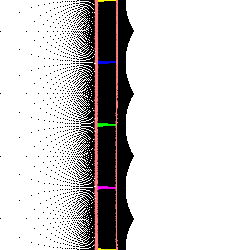
#> input picture pics_for_code/circle_log.png, 250 x 250 px, found by its file name
$ python deform_lck.py
#> lines starting #> are read from the running program, lines starting #| are printed output that depends on the picture
import numpy as np
import cv2
from PIL import Image
import logging
import matplotlib.pyplot as plt

# http://www.ams.org/notices/200304/fea-escher.pdf
#Math explained on min 20 here: https://www.youtube.com/watch?v=clQA6WhwCeA

#Interpolation and polar/ cart functions

deformation_scale = 256 #TODO: for Dmytro, this can be changed


#This one is not used
def pol2cart(rho, phi):
    x = rho * np.cos(phi)
    y = rho * np.sin(phi)
    return(x, y)

#Here I am showing that the lambda functions I've stole from Stack Overflow are just versions of simple trig functions. With the benefit that they allow matrix operations in one go.
#https://stackoverflow.com/questions/2164570/reprojecting-polar-to-cartesian-grid
#https://stackoverflow.com/questions/20924085/python-conversion-between-coordinates
#r = np.sqrt(x**2 + y**2)
#th = np.arctan2(y, x)
polar2z = lambda r,theta: r * np.exp( 1j * theta )
z2polar = lambda z: (abs(z), np.angle(z)) #awful rounding error from Python that complicates matters

#these are openCV functions I've tried with the hope of gettign better results but the 'theta' is expressed in different units - > so these are to ignore and erase.
#https://programmer.group/reading-notes-opencv-polar-coordinate-transformation.html
#r2, theta2 = cv2.cartToPolar(x, y, angleInDegrees=True)
#x, y = cv2.polarToCart(r1, theta, angleInDegrees=True) #theta is expressed in different units, see documentation

def escher_deformation(x,y):
    '''
    Takes Cartesian coordinates, converts into polar, applies transform and returns cartesian outputs
    '''

    #FROM CARTESIAN TO COMPLEX
    Z = x+ y * 1j # this is the same as:  Z = r*np.exp(1j*th) #awful rounding error that complicates matters
    #r, th = z2polar(Z)  #complex in exponential representation -not used as it gives rounding errors

    #APPLY LOG TO THE COMPLEX PLANE
    #Z = np.log(r) + th * 1j #Log of complex nbr represented in exp form - small rounding errors on this one
    lnz = np.log(Z) # 1 line!

    #APPLY ESCHER TRANSFORM
    sn = 1 - (np.log(deformation_scale) * 1j * (1 / (2 * np.pi)))  #1- log(256)i/2.PI #TODO: Dmytro to change

    #Rotation
    lnz_sn = lnz * sn
    #Exponentiation
    '''
    This is just a test of the exp function, just to make sure that Python was doing the right thing. It can be deleted.
    Z = Z.flatten()  # converts to 1D (to apply the Exp operation)
    Z = np.power(np.e, Z)
    ez = Z.reshape(x.shape)  # converts back to 2D
    '''
    ez = np.exp(lnz_sn)
    #ez = np.exp(Z) #TODO: The exponentiation is now working well, if I input the Log, I don't get back the circle
    #TODO: see if it's a display/mapping issue or why the exp is not working
    #TODO: oddly enough, it's just the exp that is not working!

    #DISPLAY - choose one to see output #TODO: JIM if you change this, you get the 3 steps
    #transform = lnz    #displays the log in the complex plane
    #transform = lnz_sn #displays the translated
    transform = ez       #displays the final exponential

    #OBS: if you do: transform = np.exp(lnz) you get back to the original picture, so this code is correct!

    #Back to Cartesians for display
    Xnew = np.real(transform)
    Ynew = np.imag(transform)

    return Xnew, Ynew


def create_X_new_and_Y_new(x, y, row, col):
    #TODO: Ask Jim what is going on here - this is for display but I am too dumb to understand the logic
    Xnew = (x / np.max(np.abs(x)) + 1) * col / 2
    Ynew = (y / np.max(np.abs(y)) + 1) * row / 2
    Xnew = np.clip(Xnew, 0, col - 1)
    Ynew = np.clip(Ynew, 0, row - 1)
    Xnew = np.floor(Xnew).astype(int)
    Ynew = np.floor(Ynew).astype(int)
    return Xnew, Ynew

def create_total_image_after_mapping(Xnew, Ynew, image):
    #TODO: JIM, this can be enhanced with your function, this is a dumb down version
        '''
        #Projects pixels of an image to the new coordinates
        :param Xnew: Xreal
        :param Ynew: Y-imaginary
        :return: Projected image
        '''
        row = image.shape[0]
        col = image.shape[1]
        new_img = np.zeros([row, col, 3], dtype=np.uint8) #TODO: this is for the 3 repetitions that I haven't coded
        new_img.fill(255) #white background
        #From old cartesian plane to new transformed plane
        for i in range(row):
            for j in range(col):
                new_img[Ynew[i][j], Xnew[i][j]] = image[i % col][j]#i % col #prevents loop from overlfowing
        return new_img


def main():

    inFile  = 'images/circle_log.png'
    outFile = 'images/circle_log_exp.png'

    #READ IMAGE
    src = np.array(cv2.imread(inFile))  # #TODO: Jim, this one reads JPG and PNG
#> src is the input picture: shape (250, 250, 3); mean B, G, R 208.4, 208.4, 210.8
    #src = np.stack([src[:m, :]] * 3, axis=2)  #stacking into 3RGB channels  #TODO: this was was giving me errors with different images, I am too lazy to improve it


    #CREATE CARTESIAN PLANE
    row, col = src.shape[0], src.shape[1]
#> row = 250; col = 250
    vec1 = np.linspace(-1, 1, num=row, endpoint=True)
#> vec1 = 250 values from -1 to 1
    vec2 = np.linspace(-1, 1, num=col, endpoint=True)
#> vec2 = 250 values from -1 to 1
    x,y = np.meshgrid(vec2, vec1)


    #APPLY DEFORMATION to the cartesian plane
    x, y = escher_deformation(x,y )


    #MAP IMAGE TO THE NEW CARTESIAN PLANE
    #TODO: Jim, no idea whatehell is this, prolly to go from -1,1 to Cartesian, need to review
    x, y = create_X_new_and_Y_new(x,y, row, col) #creates new plane, nto sure why, Jim knows
    img = create_total_image_after_mapping(x, y, src) #maps image to plane
#> in create_total_image_after_mapping, `new_img.fill(255)`: new_img: shape (250, 250, 3); every value is 255
#> after the loop in create_total_image_after_mapping, `for i in range(row):`:
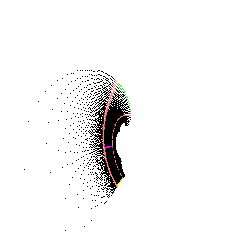
#> new_img: shape (250, 250, 3); mean of channels 0, 1, 2 245, 245, 245.5; drawn as B, G, R
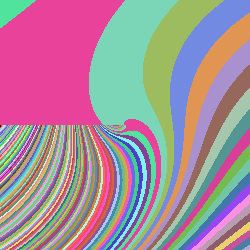
#> x: shape (250, 250) int64; 145 distinct labels, from 0 to 144; one colour per label, 0 black
    # out = cv2.remap(src, x, y, interpolation=cv2.INTER_CUBIC) #TODO: Jim's better solution,but I am too clumsy to make it work

    #Saves
    cv2.imwrite(outFile, img)


    #Tells me that it's done
    logging.warning('DONE')
    #Display
    cv2.imshow("transform", img)
    cv2.waitKey(0)
    cv2.destroyAllWindows()


if __name__ == "__main__":
    main()

$ run again, with pics_for_code/chapman_deform2.png copied over pics_for_code/circle_log.png
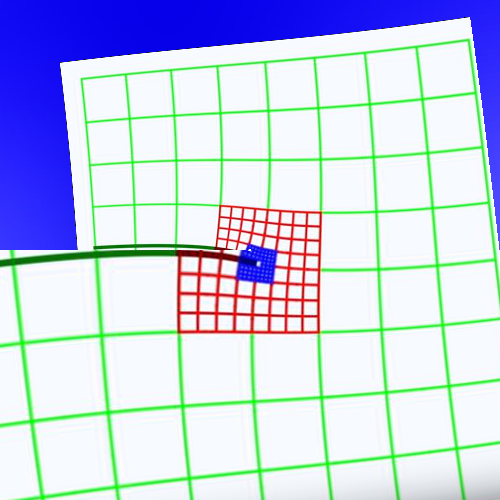
#> input picture pics_for_code/chapman_deform2.png, 500 x 500 px, found by its file name
#> in main, src is the input picture: shape (500, 500, 3); mean B, G, R 231.2, 206.9, 195.6
#> after the loop in create_total_image_after_mapping, `for i in range(row):`:
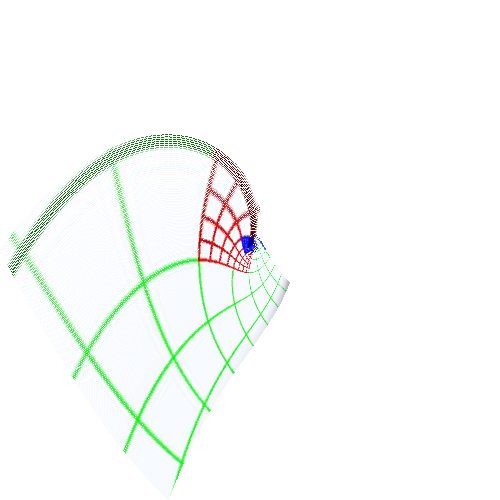
#> new_img: shape (500, 500, 3); mean of channels 0, 1, 2 249.2, 251.5, 248.9; drawn as B, G, R
#> in main, `img = create_total_image_after_mapping(x, y, src)`:
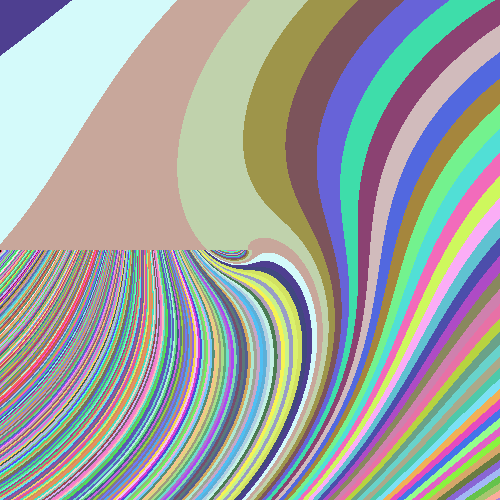
#> x: shape (500, 500) int64; 290 distinct labels, from 0 to 289; one colour per label, 0 black

$ run again, with pics_for_code/chapman_deformLog.png copied over pics_for_code/circle_log.png
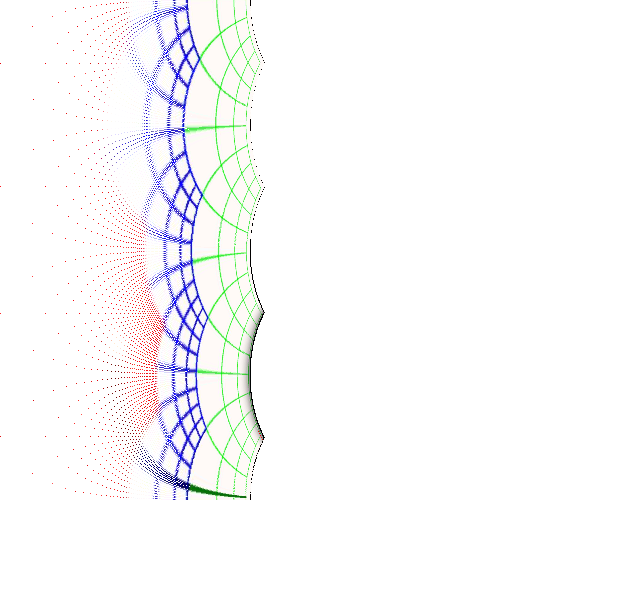
#> input picture pics_for_code/chapman_deformLog.png, 634 x 616 px, found by its file name
#> in main, src is the input picture: shape (616, 634, 3); mean B, G, R 250.9, 250, 250.1
#> after the loop in create_total_image_after_mapping, `for i in range(row):`:
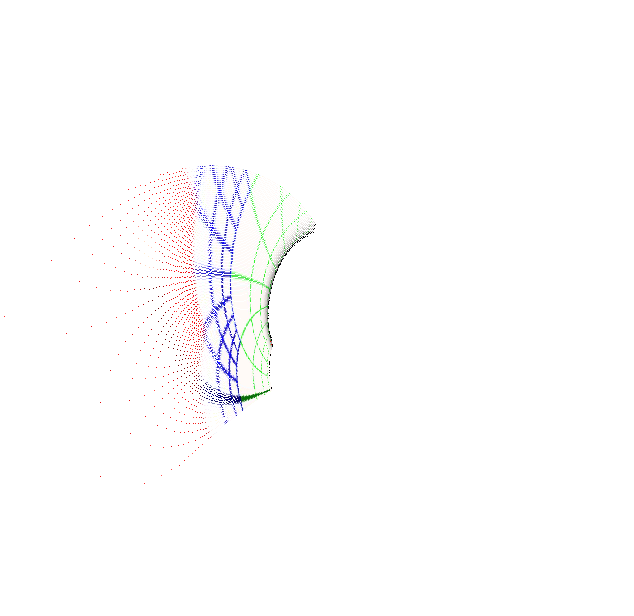
#> new_img: shape (616, 634, 3); mean of channels 0, 1, 2 253.5, 253.1, 253.4; drawn as B, G, R
#> in main, `img = create_total_image_after_mapping(x, y, src)`:
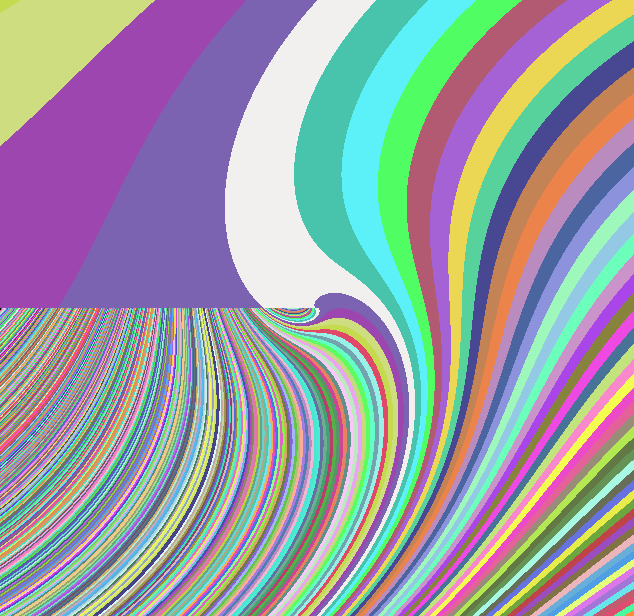
#> x: shape (616, 634) int64; 367 distinct labels, from 0 to 366; one colour per label, 0 black
